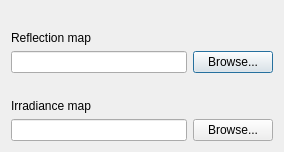
<?xml version="1.0" encoding="UTF-8"?>
<ui version="4.0">
 <class>EnvironmentProbeDialog</class>
 <widget class="QDialog" name="EnvironmentProbeDialog">
  <property name="geometry">
   <rect>
    <x>0</x>
    <y>0</y>
    <width>284</width>
    <height>152</height>
   </rect>
  </property>
  <property name="font">
   <font>
    <family>Segoe UI</family>
   </font>
  </property>
  <property name="windowTitle">
   <string>Environment probe settings</string>
  </property>
  <layout class="QGridLayout" name="gridLayout">
   <item row="3" column="1">
    <widget class="QPushButton" name="reflectionMapButton">
     <property name="text">
      <string>Browse...</string>
     </property>
    </widget>
   </item>
   <item row="7" column="1">
    <widget class="QPushButton" name="irradianceMapButton">
     <property name="text">
      <string>Browse...</string>
     </property>
    </widget>
   </item>
   <item row="4" column="0" colspan="2">
    <widget class="QLabel" name="irradianceMapIcon">
     <property name="frameShape">
      <enum>QFrame::NoFrame</enum>
     </property>
     <property name="text">
      <string/>
     </property>
     <property name="alignment">
      <set>Qt::AlignCenter</set>
     </property>
    </widget>
   </item>
   <item row="1" column="0" colspan="2">
    <widget class="QLabel" name="reflectionMapIcon">
     <property name="text">
      <string/>
     </property>
     <property name="alignment">
      <set>Qt::AlignCenter</set>
     </property>
    </widget>
   </item>
   <item row="3" column="0">
    <widget class="QLineEdit" name="reflectionMapEdit"/>
   </item>
   <item row="7" column="0">
    <widget class="QLineEdit" name="irradianceMapEdit"/>
   </item>
   <item row="5" column="0" colspan="2">
    <widget class="QLabel" name="label_2">
     <property name="text">
      <string>Irradiance map</string>
     </property>
    </widget>
   </item>
   <item row="2" column="0" colspan="2">
    <widget class="QLabel" name="label_3">
     <property name="text">
      <string>Reflection map</string>
     </property>
    </widget>
   </item>
   <item row="9" column="0" colspan="2">
    <spacer name="verticalSpacer">
     <property name="orientation">
      <enum>Qt::Vertical</enum>
     </property>
     <property name="sizeHint" stdset="0">
      <size>
       <width>20</width>
       <height>40</height>
      </size>
     </property>
    </spacer>
   </item>
  </layout>
 </widget>
 <resources/>
 <connections/>
</ui>
